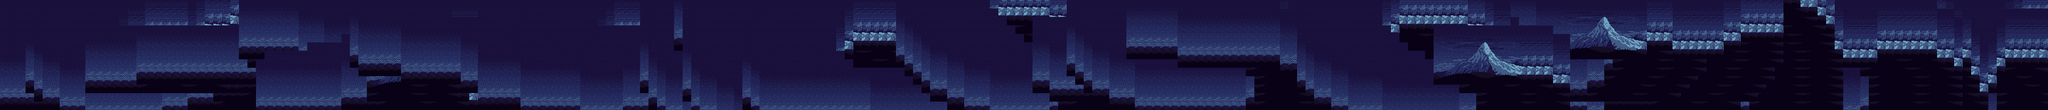

A level layout from a 2D game, rendered from its tile map. Below: a short description, then the map file with tile-grid data replaced by summaries:
An orthogonal 240x13 tile map with 16x16 px tiles, 1 tile layer (Kachelebene 1).

<map version="1.10" tiledversion="1.10.2" orientation="orthogonal" renderorder="right-down" width="240" height="13" tilewidth="16" tileheight="16" infinite="0" nextlayerid="2" nextobjectid="1">
 <tileset firstgid="1" source="d.tsx" />
 <layer id="1" name="Kachelebene 1" width="240" height="13">
  <data>[3120 cells, 3120 non-empty, 77 distinct tile ids]</data>
 </layer>
</map>